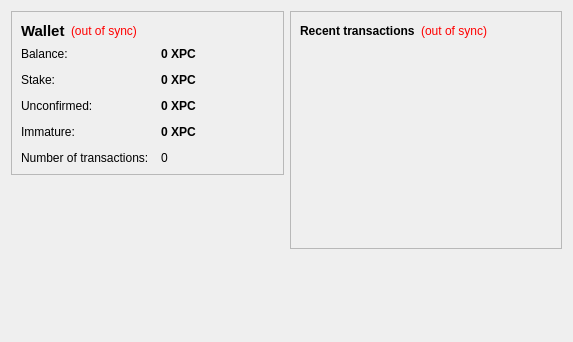
<?xml version="1.0" encoding="UTF-8"?>
<ui version="4.0">
 <class>OverviewPage</class>
 <widget class="QWidget" name="OverviewPage">
  <property name="geometry">
   <rect>
    <x>0</x>
    <y>0</y>
    <width>573</width>
    <height>342</height>
   </rect>
  </property>
  <property name="windowTitle">
   <string>Form</string>
  </property>
  <layout class="QHBoxLayout" name="horizontalLayout" stretch="1,1">
   <item>
    <layout class="QVBoxLayout" name="verticalLayout_2">
     <item>
      <widget class="QFrame" name="frame">
       <property name="frameShape">
        <enum>QFrame::StyledPanel</enum>
       </property>
       <property name="frameShadow">
        <enum>QFrame::Raised</enum>
       </property>
       <layout class="QVBoxLayout" name="verticalLayout_4">
        <item>
         <layout class="QHBoxLayout" name="horizontalLayout_4">
          <item>
           <widget class="QLabel" name="label_5">
            <property name="font">
             <font>
              <pointsize>11</pointsize>
              <weight>75</weight>
              <bold>true</bold>
             </font>
            </property>
            <property name="text">
             <string>Wallet</string>
            </property>
           </widget>
          </item>
          <item>
           <widget class="QLabel" name="labelWalletStatus">
            <property name="toolTip">
             <string>The displayed information may be out of date. Your wallet automatically synchronizes with the PerfectCoin network after a connection is established, but this process has not completed yet.</string>
            </property>
            <property name="styleSheet">
             <string notr="true">QLabel { color: red; }</string>
            </property>
            <property name="text">
             <string notr="true">(out of sync)</string>
            </property>
            <property name="alignment">
             <set>Qt::AlignLeading|Qt::AlignLeft|Qt::AlignVCenter</set>
            </property>
           </widget>
          </item>
          <item>
           <spacer name="horizontalSpacer_2">
            <property name="orientation">
             <enum>Qt::Horizontal</enum>
            </property>
            <property name="sizeHint" stdset="0">
             <size>
              <width>40</width>
              <height>20</height>
             </size>
            </property>
           </spacer>
          </item>
         </layout>
        </item>
        <item>
         <layout class="QFormLayout" name="formLayout_2">
          <property name="fieldGrowthPolicy">
           <enum>QFormLayout::AllNonFixedFieldsGrow</enum>
          </property>
          <property name="horizontalSpacing">
           <number>12</number>
          </property>
          <property name="verticalSpacing">
           <number>12</number>
          </property>
          <item row="0" column="0">
           <widget class="QLabel" name="label">
            <property name="text">
             <string>Balance:</string>
            </property>
           </widget>
          </item>
          <item row="0" column="1">
           <widget class="QLabel" name="labelBalance">
            <property name="font">
             <font>
              <weight>75</weight>
              <bold>true</bold>
             </font>
            </property>
            <property name="cursor">
             <cursorShape>IBeamCursor</cursorShape>
            </property>
            <property name="toolTip">
             <string>Your current balance</string>
            </property>
            <property name="text">
             <string notr="true">0 XPC</string>
            </property>
            <property name="textInteractionFlags">
             <set>Qt::LinksAccessibleByMouse|Qt::TextSelectableByKeyboard|Qt::TextSelectableByMouse</set>
            </property>
           </widget>
          </item>
          <item row="1" column="0">
           <widget class="QLabel" name="label_6">
            <property name="text">
             <string>Stake:</string>
            </property>
           </widget>
          </item>
          <item row="1" column="1">
           <widget class="QLabel" name="labelStake">
            <property name="font">
             <font>
              <weight>75</weight>
              <bold>true</bold>
             </font>
            </property>
            <property name="cursor">
             <cursorShape>IBeamCursor</cursorShape>
            </property>
            <property name="toolTip">
             <string>Total of coins that was staked, and do not yet count toward the current balance</string>
            </property>
            <property name="text">
             <string notr="true">0 XPC</string>
            </property>
            <property name="textInteractionFlags">
             <set>Qt::LinksAccessibleByMouse|Qt::TextSelectableByKeyboard|Qt::TextSelectableByMouse</set>
            </property>
           </widget>
          </item>
          <item row="2" column="0">
           <widget class="QLabel" name="label_3">
            <property name="text">
             <string>Unconfirmed:</string>
            </property>
           </widget>
          </item>
          <item row="2" column="1">
           <widget class="QLabel" name="labelUnconfirmed">
            <property name="font">
             <font>
              <weight>75</weight>
              <bold>true</bold>
             </font>
            </property>
            <property name="cursor">
             <cursorShape>IBeamCursor</cursorShape>
            </property>
            <property name="toolTip">
             <string>Total of transactions that have yet to be confirmed, and do not yet count toward the current balance</string>
            </property>
            <property name="text">
             <string notr="true">0 XPC</string>
            </property>
            <property name="textInteractionFlags">
             <set>Qt::LinksAccessibleByMouse|Qt::TextSelectableByKeyboard|Qt::TextSelectableByMouse</set>
            </property>
           </widget>
          </item>
          <item row="3" column="0">
           <widget class="QLabel" name="labelImmatureText">
            <property name="text">
             <string>Immature:</string>
            </property>
           </widget>
          </item>
          <item row="3" column="1">
           <widget class="QLabel" name="labelImmature">
            <property name="font">
             <font>
              <weight>75</weight>
              <bold>true</bold>
             </font>
            </property>
            <property name="toolTip">
             <string>Mined balance that has not yet matured</string>
            </property>
            <property name="text">
             <string notr="true">0 XPC</string>
            </property>
            <property name="textInteractionFlags">
             <set>Qt::LinksAccessibleByMouse|Qt::TextSelectableByKeyboard|Qt::TextSelectableByMouse</set>
            </property>
           </widget>
          </item>
          <item row="4" column="0">
           <widget class="QLabel" name="label_2">
            <property name="text">
             <string>Number of transactions:</string>
            </property>
           </widget>
          </item>
          <item row="4" column="1">
           <widget class="QLabel" name="labelNumTransactions">
            <property name="toolTip">
             <string>Total number of transactions in wallet</string>
            </property>
            <property name="text">
             <string notr="true">0</string>
            </property>
           </widget>
          </item>
         </layout>
        </item>
       </layout>
      </widget>
     </item>
     <item>
      <spacer name="verticalSpacer">
       <property name="orientation">
        <enum>Qt::Vertical</enum>
       </property>
       <property name="sizeHint" stdset="0">
        <size>
         <width>20</width>
         <height>40</height>
        </size>
       </property>
      </spacer>
     </item>
     <item>
      <widget class="QLabel" name="label_6">
       <property name="text">
        <string/>
       </property>
       <property name="pixmap">
        <pixmap resource="../bitcoin.qrc">:/images/backg</pixmap>
       </property>
       <property name="scaledContents">
        <bool>false</bool>
       </property>
       <property name="alignment">
        <set>Qt::AlignCenter</set>
       </property>
       <property name="margin">
        <number>-2</number>
       </property>
      </widget>
     </item>
    </layout>
   </item>
   <item>
    <layout class="QVBoxLayout" name="verticalLayout_3">
     <item>
      <widget class="QFrame" name="frame_2">
       <property name="frameShape">
        <enum>QFrame::StyledPanel</enum>
       </property>
       <property name="frameShadow">
        <enum>QFrame::Raised</enum>
       </property>
       <layout class="QVBoxLayout" name="verticalLayout">
        <item>
         <layout class="QHBoxLayout" name="horizontalLayout_2">
          <item>
           <widget class="QLabel" name="label_4">
            <property name="text">
             <string>&lt;b&gt;Recent transactions&lt;/b&gt;</string>
            </property>
           </widget>
          </item>
          <item>
           <widget class="QLabel" name="labelTransactionsStatus">
            <property name="toolTip">
             <string>The displayed information may be out of date. Your wallet automatically synchronizes with the PerfectCoin network after a connection is established, but this process has not completed yet.</string>
            </property>
            <property name="styleSheet">
             <string notr="true">QLabel { color: red; }</string>
            </property>
            <property name="text">
             <string notr="true">(out of sync)</string>
            </property>
            <property name="alignment">
             <set>Qt::AlignRight|Qt::AlignTrailing|Qt::AlignVCenter</set>
            </property>
           </widget>
          </item>
          <item>
           <spacer name="horizontalSpacer">
            <property name="orientation">
             <enum>Qt::Horizontal</enum>
            </property>
            <property name="sizeHint" stdset="0">
             <size>
              <width>40</width>
              <height>20</height>
             </size>
            </property>
           </spacer>
          </item>
         </layout>
        </item>
        <item>
         <widget class="QListView" name="listTransactions">
          <property name="styleSheet">
           <string notr="true">QListView { background: transparent; }</string>
          </property>
          <property name="frameShape">
           <enum>QFrame::NoFrame</enum>
          </property>
          <property name="verticalScrollBarPolicy">
           <enum>Qt::ScrollBarAlwaysOff</enum>
          </property>
          <property name="horizontalScrollBarPolicy">
           <enum>Qt::ScrollBarAlwaysOff</enum>
          </property>
          <property name="selectionMode">
           <enum>QAbstractItemView::NoSelection</enum>
          </property>
         </widget>
        </item>
       </layout>
      </widget>
     </item>
     <item>
      <spacer name="verticalSpacer_2">
       <property name="orientation">
        <enum>Qt::Vertical</enum>
       </property>
       <property name="sizeHint" stdset="0">
        <size>
         <width>20</width>
         <height>40</height>
        </size>
       </property>
      </spacer>
     </item>
    </layout>
   </item>
  </layout>
 </widget>
 <resources/>
 <connections/>
</ui>
